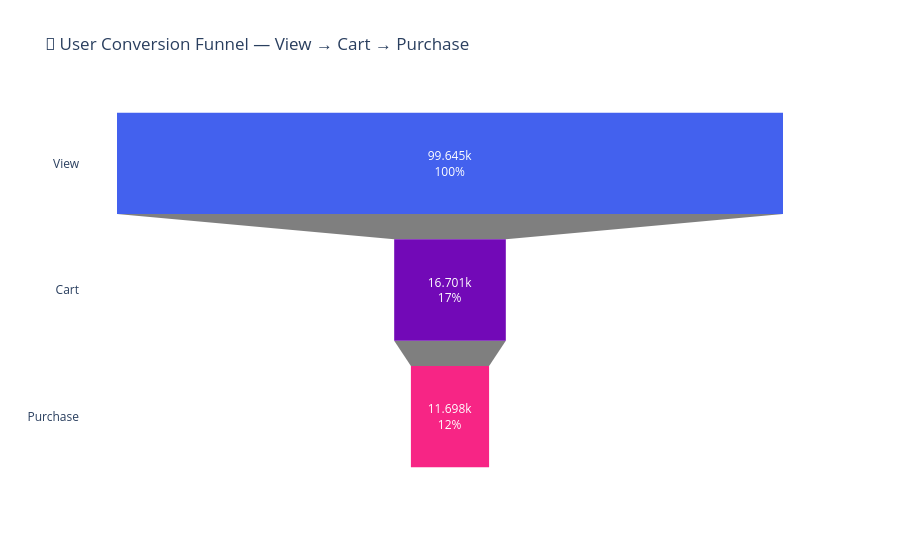

The notebook cell this image was saved under:
### Code cell
# ============================================================
# STEP 5 - Funnel Chart (portfolio highlight)
# ============================================================

df_funnel = read_sql("""
    SELECT
        event_type,
        COUNT(DISTINCT user_id) AS unique_users
    FROM fact_events
    GROUP BY event_type
    ORDER BY FIELD(event_type, 'view', 'cart', 'purchase')
""")

# Force correct funnel order
order_map = {"view": 0, "cart": 1, "purchase": 2}
df_funnel["order"] = df_funnel["event_type"].map(order_map)
df_funnel = df_funnel.sort_values("order")

# Drop-off rates
df_funnel["dropoff_pct"] = (
    1 - df_funnel["unique_users"] / df_funnel["unique_users"].iloc[0]
) * 100

fig8 = go.Figure(go.Funnel(
    y           = df_funnel["event_type"].str.capitalize(),
    x           = df_funnel["unique_users"],
    textinfo    = "value+percent initial",
    marker      = dict(color=["#4361ee","#7209b7","#f72585"]),
))

fig8.update_layout(
    title    = "🔽 User Conversion Funnel — View → Cart → Purchase",
    template = "plotly_white",
)

fig8.show()
save_fig(fig8, "08_conversion_funnel.html")

print("\n📊 Funnel Summary:")
for _, row in df_funnel.iterrows():
    print(f"   {row['event_type']:<10}: {row['unique_users']:>8,} users  "
          f"(drop-off from top: {row['dropoff_pct']:.1f}%)")

### Figure 1 — Plotly figure (JSON) as saved in the notebook; plotly's stock layout.template omitted (floating-point values rounded to 4 significant figures)
{"data": [{"marker": {"color": ["#4361ee", "#7209b7", "#f72585"]}, "textinfo": "value+percent initial", "type": "funnel", "x": [99645, 16701, 11698], "y": ["View", "Cart", "Purchase"]}], "layout": {"title": {"text": "🔽 User Conversion Funnel — View → Cart → Purchase"}}}
